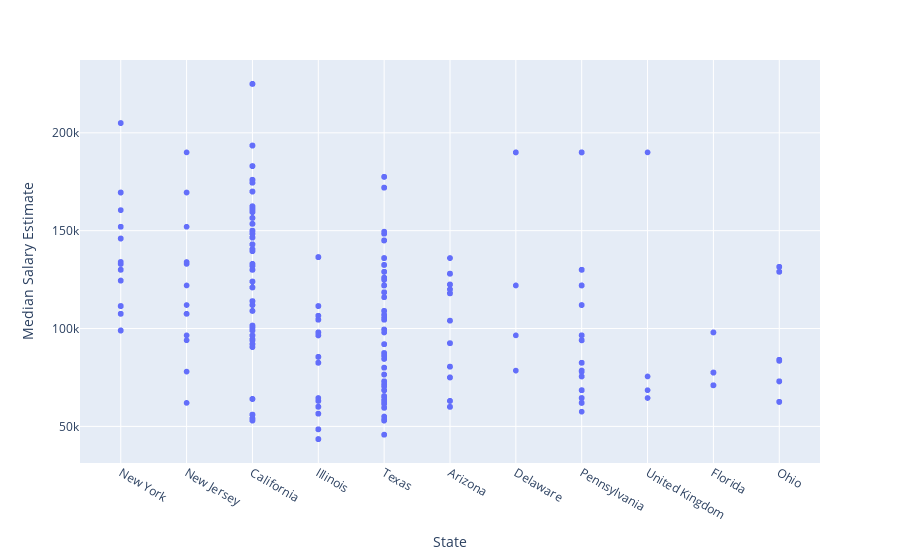

The notebook cell this image was saved under:
### Code cell
fig4 = px.scatter(df2, x="State", y="Median Salary Estimate") #category_orders = {'Industry': my_order}
fig4

### Figure 1 — Plotly figure (JSON) as saved in the notebook; plotly's stock layout.template omitted (floating-point values rounded to 4 significant figures; data arrays with more than 128 entries replaced by an {"elided": "..."} marker saying what was removed)
{"data": [{"hovertemplate": "State=%{x}<br>Median Salary Estimate=%{y}<extra></extra>", "legendgroup": "", "marker": {"color": "#636efa", "symbol": "circle"}, "mode": "markers", "name": "", "showlegend": false, "type": "scattergl", "x": {"elided": "2122 str values"}, "xaxis": "x", "y": {"elided": "2122 int values"}, "yaxis": "y"}], "layout": {"legend": {"tracegroupgap": 0}, "margin": {"t": 60}, "xaxis": {"anchor": "y", "domain": [0, 1], "title": {"text": "State"}}, "yaxis": {"anchor": "x", "domain": [0, 1], "title": {"text": "Median Salary Estimate"}}}}
